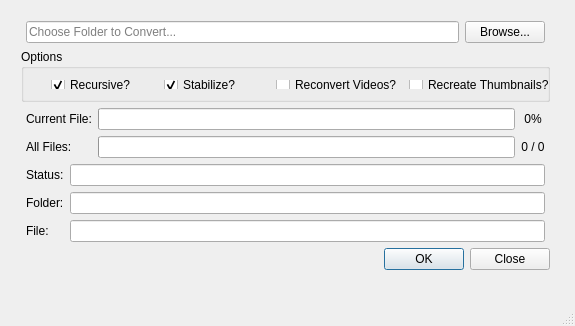
<?xml version="1.0" encoding="UTF-8"?>
<ui version="4.0">
 <class>MainWindow</class>
 <widget class="QMainWindow" name="MainWindow">
  <property name="geometry">
   <rect>
    <x>0</x>
    <y>0</y>
    <width>575</width>
    <height>326</height>
   </rect>
  </property>
  <property name="minimumSize">
   <size>
    <width>575</width>
    <height>294</height>
   </size>
  </property>
  <property name="windowTitle">
   <string>Test Window</string>
  </property>
  <widget class="QWidget" name="centralWidget">
   <widget class="QWidget" name="verticalLayoutWidget">
    <property name="geometry">
     <rect>
      <x>10</x>
      <y>0</y>
      <width>551</width>
      <height>281</height>
     </rect>
    </property>
    <layout class="QVBoxLayout" name="verticalLayout">
     <item>
      <layout class="QHBoxLayout" name="horizontalLayout">
       <property name="leftMargin">
        <number>5</number>
       </property>
       <property name="topMargin">
        <number>10</number>
       </property>
       <property name="rightMargin">
        <number>5</number>
       </property>
       <item>
        <widget class="QLineEdit" name="lineEdit_FolderPath">
         <property name="text">
          <string/>
         </property>
         <property name="readOnly">
          <bool>true</bool>
         </property>
         <property name="placeholderText">
          <string>Choose Folder to Convert...</string>
         </property>
        </widget>
       </item>
       <item>
        <widget class="QPushButton" name="pushButton_Browse">
         <property name="text">
          <string>Browse...</string>
         </property>
        </widget>
       </item>
      </layout>
     </item>
     <item>
      <widget class="QGroupBox" name="groupBox">
       <property name="title">
        <string>Options</string>
       </property>
       <property name="alignment">
        <set>Qt::AlignLeading|Qt::AlignLeft|Qt::AlignTop</set>
       </property>
       <property name="flat">
        <bool>false</bool>
       </property>
       <property name="checkable">
        <bool>false</bool>
       </property>
       <widget class="QWidget" name="horizontalLayoutWidget_2">
        <property name="geometry">
         <rect>
          <x>10</x>
          <y>20</y>
          <width>535</width>
          <height>31</height>
         </rect>
        </property>
        <layout class="QHBoxLayout" name="horizontalLayout_2">
         <property name="leftMargin">
          <number>20</number>
         </property>
         <item>
          <widget class="QCheckBox" name="checkBox_Recursive">
           <property name="text">
            <string>Recursive?</string>
           </property>
           <property name="checked">
            <bool>true</bool>
           </property>
          </widget>
         </item>
         <item>
          <widget class="QCheckBox" name="checkBox_Stabilize">
           <property name="text">
            <string>Stabilize?</string>
           </property>
           <property name="checked">
            <bool>true</bool>
           </property>
          </widget>
         </item>
         <item>
          <widget class="QCheckBox" name="checkBox_Reconvert">
           <property name="text">
            <string>Reconvert Videos?</string>
           </property>
          </widget>
         </item>
         <item>
          <widget class="QCheckBox" name="checkBox_Thumbnails">
           <property name="text">
            <string>Recreate Thumbnails?</string>
           </property>
          </widget>
         </item>
        </layout>
       </widget>
      </widget>
     </item>
     <item>
      <layout class="QGridLayout" name="gridLayout">
       <property name="leftMargin">
        <number>5</number>
       </property>
       <property name="rightMargin">
        <number>5</number>
       </property>
       <item row="0" column="0">
        <widget class="QLabel" name="label">
         <property name="text">
          <string>Current File:</string>
         </property>
        </widget>
       </item>
       <item row="0" column="1">
        <widget class="QProgressBar" name="progressBar_Current">
         <property name="value">
          <number>0</number>
         </property>
         <property name="textVisible">
          <bool>false</bool>
         </property>
        </widget>
       </item>
       <item row="0" column="2">
        <widget class="QLabel" name="label_CurrentPercent">
         <property name="text">
          <string>0%</string>
         </property>
         <property name="alignment">
          <set>Qt::AlignCenter</set>
         </property>
        </widget>
       </item>
       <item row="1" column="0">
        <widget class="QLabel" name="label_3">
         <property name="text">
          <string>All Files:</string>
         </property>
        </widget>
       </item>
       <item row="1" column="1">
        <widget class="QProgressBar" name="progressBar_All">
         <property name="value">
          <number>0</number>
         </property>
         <property name="textVisible">
          <bool>false</bool>
         </property>
        </widget>
       </item>
       <item row="1" column="2">
        <widget class="QLabel" name="label_AllFraction">
         <property name="text">
          <string>0 / 0</string>
         </property>
         <property name="alignment">
          <set>Qt::AlignCenter</set>
         </property>
        </widget>
       </item>
      </layout>
     </item>
     <item>
      <layout class="QGridLayout" name="gridLayout_2">
       <property name="leftMargin">
        <number>5</number>
       </property>
       <property name="rightMargin">
        <number>5</number>
       </property>
       <item row="0" column="1">
        <widget class="QLineEdit" name="lineEdit_Status">
         <property name="readOnly">
          <bool>true</bool>
         </property>
        </widget>
       </item>
       <item row="0" column="0">
        <widget class="QLabel" name="label_5">
         <property name="text">
          <string>Status:</string>
         </property>
        </widget>
       </item>
       <item row="1" column="0">
        <widget class="QLabel" name="label_6">
         <property name="text">
          <string>Folder:</string>
         </property>
        </widget>
       </item>
       <item row="1" column="1">
        <widget class="QLineEdit" name="lineEdit_Folder">
         <property name="readOnly">
          <bool>true</bool>
         </property>
        </widget>
       </item>
       <item row="2" column="0">
        <widget class="QLabel" name="label_7">
         <property name="text">
          <string>File:</string>
         </property>
        </widget>
       </item>
       <item row="2" column="1">
        <widget class="QLineEdit" name="lineEdit_File">
         <property name="readOnly">
          <bool>true</bool>
         </property>
        </widget>
       </item>
      </layout>
     </item>
     <item>
      <widget class="QDialogButtonBox" name="buttonBox">
       <property name="standardButtons">
        <set>QDialogButtonBox::Close|QDialogButtonBox::Ok</set>
       </property>
       <property name="centerButtons">
        <bool>false</bool>
       </property>
      </widget>
     </item>
    </layout>
   </widget>
  </widget>
  <widget class="QMenuBar" name="menuBar">
   <property name="geometry">
    <rect>
     <x>0</x>
     <y>0</y>
     <width>575</width>
     <height>22</height>
    </rect>
   </property>
  </widget>
  <widget class="QStatusBar" name="statusBar"/>
 </widget>
 <layoutdefault spacing="6" margin="11"/>
 <resources/>
 <connections/>
</ui>
